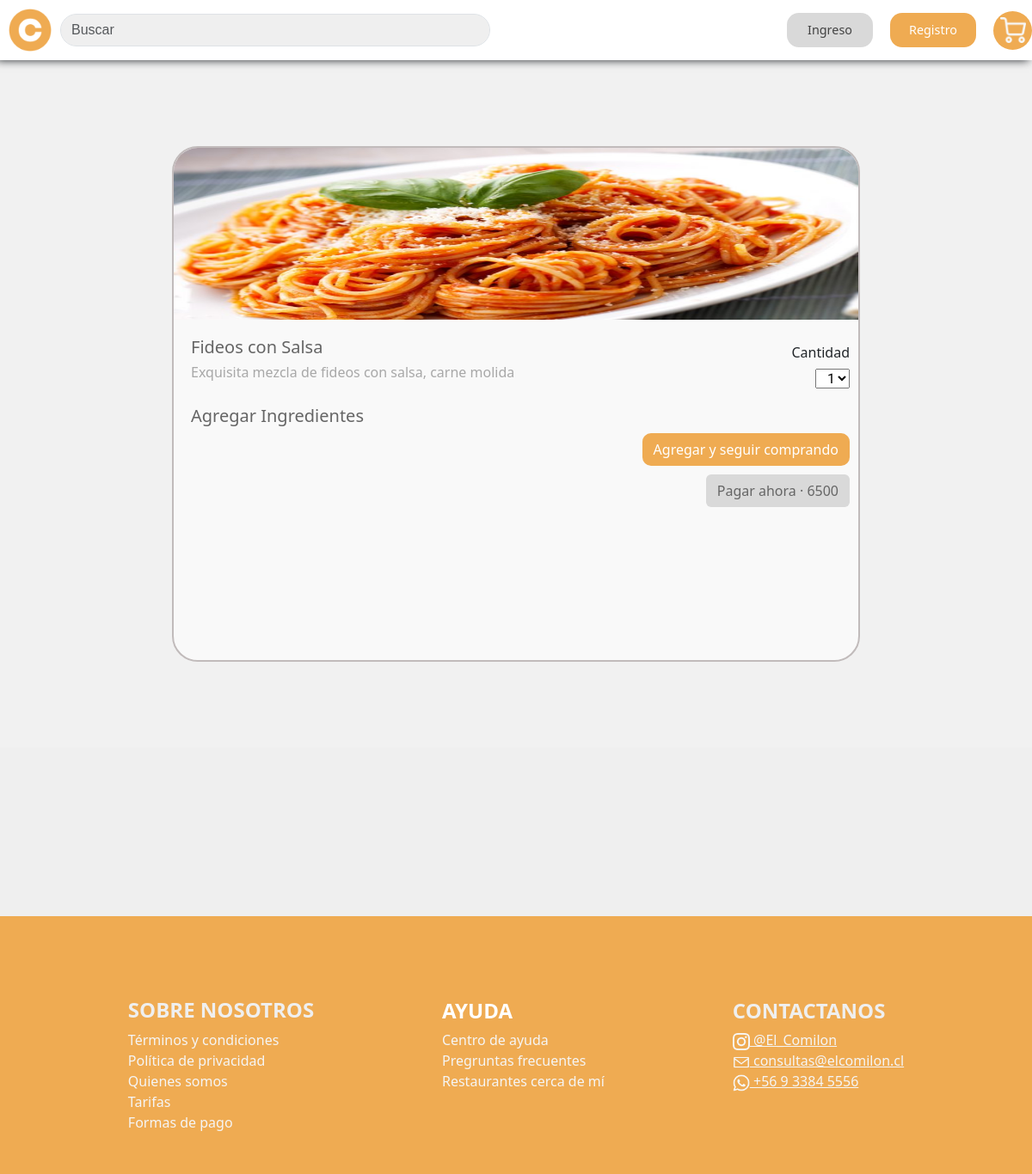
/DetailProduct/1, run on the app's committed database.
### ElComilon/models.py (models this page shows)
class Producto(models.Model):
    id_producto = models.AutoField(primary_key = True)
    nombre = models.CharField(max_length = 80)
    precio = models.IntegerField()
    descripcion = models.CharField(max_length = 50)
    ingredientes = models.CharField(max_length = 80)
    imagen = models.CharField(max_length=300)

### ElComilon/views.py (the view)
# urls.py: path('DetailProduct/<str:pk>',views.detailProduct, name='DetailProduct'),
def detailProduct(request,pk):
    plato = Producto.objects.get(id_producto=pk)
    context = {
        "plato":plato
    }
    return render(request, 'pages/DetailProduct.html',context)

### templates/pages/DetailProduct.html (shortened to what this page needs)
<!DOCTYPE html>
<html lang="en">
<head>
    {% load static %}
    <link href="https://cdn.jsdelivr.net/npm/bootstrap@5.3.3/dist/css/bootstrap.min.css" rel="stylesheet">
</head>
<body>
    {% include 'bases/header.html' %}
<main>
    <div id="Con">
        <div class="Contenedor">
            <div class="PlatoPrincipal">
                <img src="{% static 'img/platos/Fideos.png' %}" alt="Primer Producto" width="100%" height="200px" >
              </div>
              <div class="NomProducto">
                <h5>{{plato.nombre}}</h5>
              </div>
              <div class="Descripcion">
                <h6>{{plato.descripcion}}</h6>
              </div>
              <div class="CantidadCom">
                <h6>Cantidad</h6>
              </div>
              <div class="Linea1">
                <select class="Cantidad" >
                  <option value="number">1</option>
                </select>
              </div>
              <div class="Ingredientes">
                <h5>Agregar Ingredientes</h5>
              </div>
              <div class="Pago">
                <div class="SeguirCompra" id="agregar">
                  <button type="ingresar" class="btn" >Agregar y seguir comprando</button>
                </div>
                <div class="Pagar">
                  <div>
                      <button type="Ingresar" class="btn" style="float: right;" ><a href="Detail.html">Pagar ahora &middot; {{plato.precio}} </a></button>
                  </div>
                </div>
              </div>
        </div>
    </div>
</main>
    {% include 'bases/footer.html' %}
<link rel="stylesheet" href="{% static 'css/Navbar.css' %}">
<link rel="stylesheet" href="{% static 'css/footer.css' %}">
<link rel="stylesheet" href="{% static 'css/DetailProduct.css' %}">
</body>
</html>

### static/css/Navbar.css (style rules this page uses)
body { background-color: #EFEFEF; }

### static/css/DetailProduct.css (style rules this page uses)
main { background-color: #f1f1f1; display: flex; justify-content: center; align-items: center; }
.Contenedor { display: flex; flex-direction: column; border-radius: 30px; background: #f9f9f9; border: 2px solid rgb(193,187,187); margin-top: 100px; margin-bottom: 100px; padding: 0; width: 800px; height: 600px; }
.PlatoPrincipal { width: 100%; height: 220px; vertical-align: top; }
.PlatoPrincipal img { border-top-left-radius: 28px; border-top-right-radius: 28px; object-fit: fill; }
.CantidadCom { text-align: end; margin-right: 10px; margin-top: -50px; }
.Linea1 { text-align: end; margin-right: 10px; }
.NomProducto h5 { margin-left: 20px; color: #656565; }
.Descripcion h6 { margin-left: 20px; color: #A8A8A8; }
.Linea1 .Cantidad { font-family: 'ROBOTO',sans-serif; text-align: end; align-items: right; color: black; margin-left: 10px; }
.SeguirCompra { margin-right: 10px; margin-bottom: 10px; text-align: end; }
.SeguirCompra .btn { background-color: #EFAB52; border-radius: 10px; color: #FFFFFF; }
.Pagar { margin-right: 10px; width: 100%; height: 50px; }
.Pagar .btn { background-color: #D9D9D9; display: flex; text-align: end; align-items: right; justify-content: flex-end; }
.Pagar a { text-decoration: none; color:#656565; }
.Pagar ::placeholder { color: black; font-family: 'ROBOTO',sans-serif; }
.Ingredientes { margin-top: 20px; margin-left: 20px; color: #656565; }
.Pago { display: flex; flex-direction: column; align-items: end; }

### data on the page
Producto: nombre "Fideos con Salsa", descripcion "Exquisita mezcla de fideos con salsa, carne molida", precio "6500"
